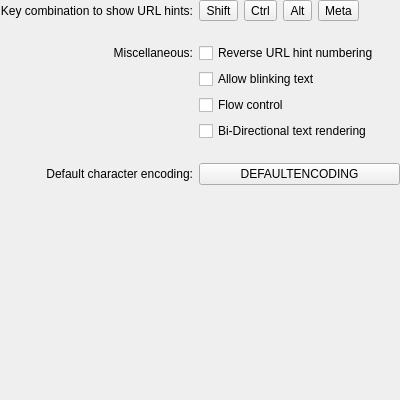
<?xml version="1.0" encoding="UTF-8"?>
<ui version="4.0">
 <class>EditProfileAdvancedPage</class>
 <widget class="QWidget" name="EditProfileAdvancedPage">
  <property name="geometry">
   <rect>
    <x>0</x>
    <y>0</y>
    <width>400</width>
    <height>400</height>
   </rect>
  </property>
  <layout class="QVBoxLayout" name="verticalLayout">
   <property name="spacing">
    <number>0</number>
   </property>
   <property name="leftMargin">
    <number>0</number>
   </property>
   <property name="topMargin">
    <number>0</number>
   </property>
   <property name="rightMargin">
    <number>0</number>
   </property>
   <property name="bottomMargin">
    <number>0</number>
   </property>
   <item>
    <layout class="QGridLayout">
     <property name="spacing">
      <number>6</number>
     </property>
     <item row="0" column="0" alignment="Qt::AlignRight">
      <widget class="QLabel" name="urlHintsLabel">
       <property name="text">
        <string>Key combination to show URL hints:</string>
       </property>
       <property name="alignment">
        <set>Qt::AlignRight|Qt::AlignTrailing|Qt::AlignVCenter</set>
       </property>
      </widget>
     </item>
     <item row="0" column="1">
      <layout class="QHBoxLayout" stretch="0,1">
       <property name="spacing">
        <number>0</number>
       </property>
       <property name="leftMargin">
        <number>0</number>
       </property>
       <property name="topMargin">
        <number>0</number>
       </property>
       <item>
        <layout class="QHBoxLayout">
         <property name="spacing">
          <number>6</number>
         </property>
         <item>
          <widget class="QToolButton" name="urlHintsModifierShift">
           <property name="sizePolicy">
            <sizepolicy hsizetype="Preferred" vsizetype="Fixed">
             <horstretch>0</horstretch>
             <verstretch>0</verstretch>
            </sizepolicy>
           </property>
           <property name="text">
            <string comment="key on keyboard">Shift</string>
           </property>
           <property name="checkable">
            <bool>true</bool>
           </property>
           <property name="toolButtonStyle">
            <enum>Qt::ToolButtonFollowStyle</enum>
           </property>
          </widget>
         </item>
         <item>
          <widget class="QToolButton" name="urlHintsModifierCtrl">
           <property name="sizePolicy">
            <sizepolicy hsizetype="Preferred" vsizetype="Fixed">
             <horstretch>0</horstretch>
             <verstretch>0</verstretch>
            </sizepolicy>
           </property>
           <property name="text">
            <string comment="key on keyboard">Ctrl</string>
           </property>
           <property name="checkable">
            <bool>true</bool>
           </property>
           <property name="toolButtonStyle">
            <enum>Qt::ToolButtonFollowStyle</enum>
           </property>
          </widget>
         </item>
         <item>
          <widget class="QToolButton" name="urlHintsModifierAlt">
           <property name="sizePolicy">
            <sizepolicy hsizetype="Preferred" vsizetype="Fixed">
             <horstretch>0</horstretch>
             <verstretch>0</verstretch>
            </sizepolicy>
           </property>
           <property name="text">
            <string comment="key on keyboard">Alt</string>
           </property>
           <property name="checkable">
            <bool>true</bool>
           </property>
           <property name="toolButtonStyle">
            <enum>Qt::ToolButtonFollowStyle</enum>
           </property>
          </widget>
         </item>
         <item>
          <widget class="QToolButton" name="urlHintsModifierMeta">
           <property name="sizePolicy">
            <sizepolicy hsizetype="Preferred" vsizetype="Fixed">
             <horstretch>0</horstretch>
             <verstretch>0</verstretch>
            </sizepolicy>
           </property>
           <property name="text">
            <string comment="key on keyboard">Meta</string>
           </property>
           <property name="checkable">
            <bool>true</bool>
           </property>
           <property name="toolButtonStyle">
            <enum>Qt::ToolButtonFollowStyle</enum>
           </property>
          </widget>
         </item>
        </layout>
       </item>
       <item>
        <spacer>
         <property name="orientation">
          <enum>Qt::Horizontal</enum>
         </property>
         <property name="sizeHint" stdset="0">
          <size>
           <width>40</width>
           <height>20</height>
          </size>
         </property>
        </spacer>
       </item>
      </layout>
     </item>
     <item row="1" column="1">
      <spacer>
       <property name="orientation">
        <enum>Qt::Vertical</enum>
       </property>
       <property name="sizeType">
        <enum>QSizePolicy::Fixed</enum>
       </property>
       <property name="sizeHint" stdset="0">
        <size>
         <width>20</width>
         <height>16</height>
        </size>
       </property>
      </spacer>
     </item>
     <item row="2" column="0" alignment="Qt::AlignRight">
      <widget class="QLabel" name="label">
       <property name="text">
        <string comment="Items that do not fit in other categories">Miscellaneous:</string>
       </property>
       <property name="alignment">
        <set>Qt::AlignRight|Qt::AlignTrailing|Qt::AlignVCenter</set>
       </property>
      </widget>
     </item>
     <item row="2" column="1">
      <widget class="QCheckBox" name="enableReverseUrlHints">
       <property name="toolTip">
        <string>Number URL hints in reverse, starting from the bottom</string>
       </property>
       <property name="text">
        <string>Reverse URL hint numbering</string>
       </property>
      </widget>
     </item>
     <item row="3" column="1">
      <widget class="QCheckBox" name="enableBlinkingTextButton">
       <property name="sizePolicy">
        <sizepolicy hsizetype="Preferred" vsizetype="Fixed">
         <horstretch>0</horstretch>
         <verstretch>0</verstretch>
        </sizepolicy>
       </property>
       <property name="toolTip">
        <string>Allow terminal programs to create blinking sections of text</string>
       </property>
       <property name="text">
        <string>Allow blinking text</string>
       </property>
      </widget>
     </item>
     <item row="4" column="1">
      <widget class="QCheckBox" name="enableFlowControlButton">
       <property name="sizePolicy">
        <sizepolicy hsizetype="Preferred" vsizetype="Fixed">
         <horstretch>0</horstretch>
         <verstretch>0</verstretch>
        </sizepolicy>
       </property>
       <property name="toolTip">
        <string>Allow the output to be suspended by pressing Ctrl+S</string>
       </property>
       <property name="text">
        <string>Flow control</string>
       </property>
      </widget>
     </item>
     <item row="5" column="1">
      <widget class="QCheckBox" name="enableBidiRenderingButton">
       <property name="sizePolicy">
        <sizepolicy hsizetype="Preferred" vsizetype="Fixed">
         <horstretch>0</horstretch>
         <verstretch>0</verstretch>
        </sizepolicy>
       </property>
       <property name="toolTip">
        <string>Enable Bi-Directional display on terminals (valid for Arabic, Farsi or Hebrew only)</string>
       </property>
       <property name="text">
        <string>Bi-Directional text rendering</string>
       </property>
      </widget>
     </item>
     <item row="6" column="1">
      <spacer>
       <property name="orientation">
        <enum>Qt::Vertical</enum>
       </property>
       <property name="sizeType">
        <enum>QSizePolicy::Fixed</enum>
       </property>
       <property name="sizeHint" stdset="0">
        <size>
         <width>20</width>
         <height>16</height>
        </size>
       </property>
      </spacer>
     </item>
     <item row="7" column="0" alignment="Qt::AlignRight">
      <widget class="QLabel" name="label_14">
       <property name="text">
        <string>Default character encoding:</string>
       </property>
       <property name="alignment">
        <set>Qt::AlignRight|Qt::AlignTrailing|Qt::AlignVCenter</set>
       </property>
       <property name="buddy">
        <cstring>selectEncodingButton</cstring>
       </property>
      </widget>
     </item>
     <item row="7" column="1">
      <widget class="QPushButton" name="selectEncodingButton">
       <property name="text">
        <string comment="KDE::DoNotExtract">DEFAULTENCODING</string>
       </property>
      </widget>
     </item>
    </layout>
   </item>
   <item>
    <spacer>
     <property name="orientation">
      <enum>Qt::Vertical</enum>
     </property>
     <property name="sizeHint" stdset="0">
      <size>
       <width>20</width>
       <height>111</height>
      </size>
     </property>
    </spacer>
   </item>
  </layout>
 </widget>
 <tabstops>
  <tabstop>urlHintsModifierShift</tabstop>
  <tabstop>urlHintsModifierCtrl</tabstop>
  <tabstop>urlHintsModifierAlt</tabstop>
  <tabstop>urlHintsModifierMeta</tabstop>
 </tabstops>
 <resources/>
 <connections/>
</ui>
